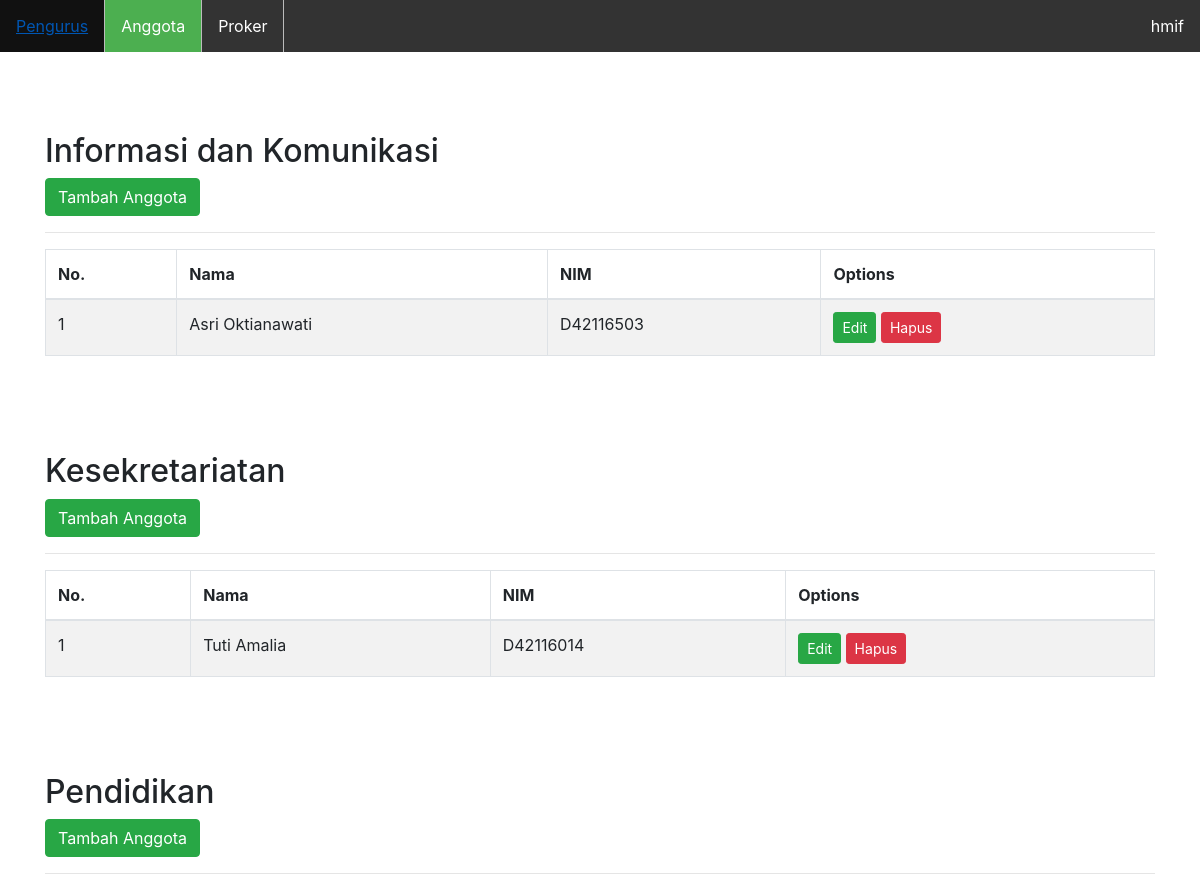
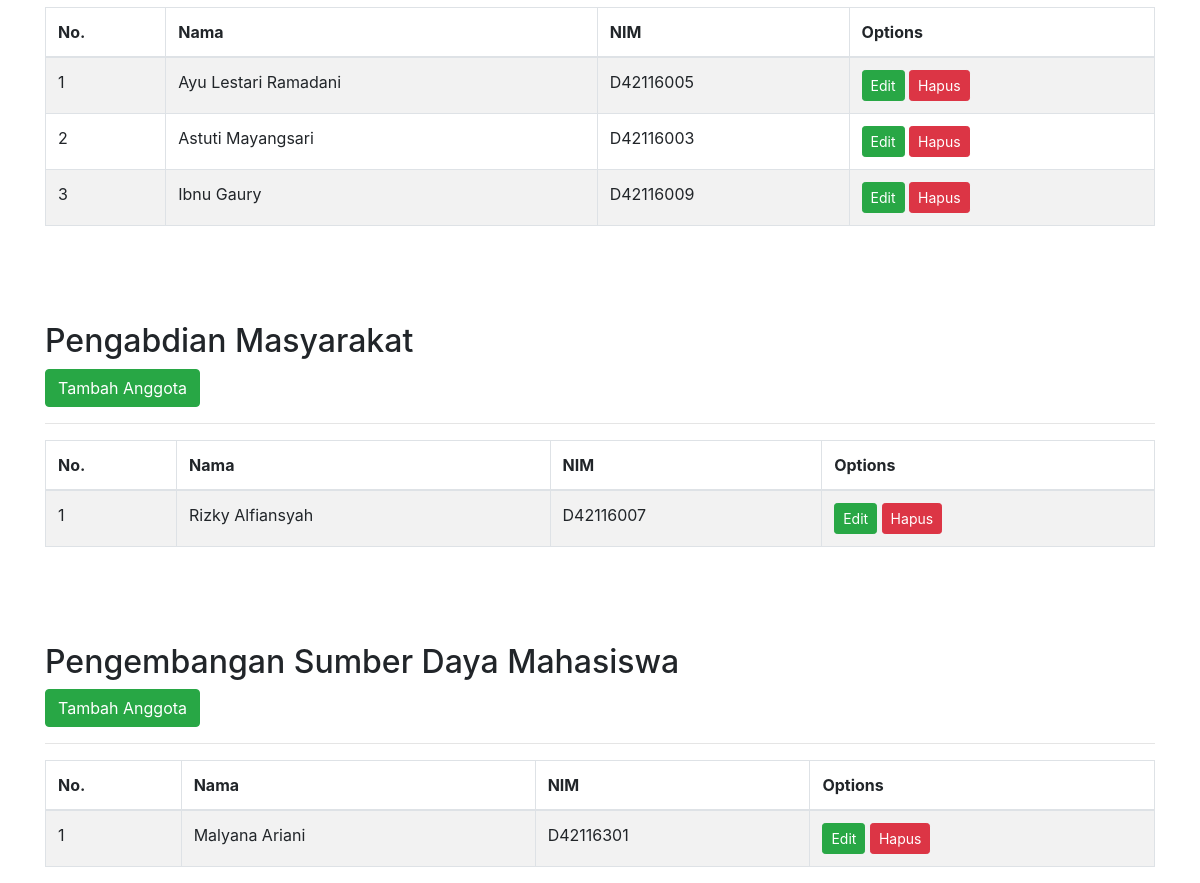
The page /index.php/hmif/anggota on the database its author committed (2 pictures, top to bottom).
### tables this page shows
CREATE TABLE IF NOT EXISTS `infokom` (
  `id_hmif` int(11) NOT NULL AUTO_INCREMENT,
  `nama_hmif` varchar(50) NOT NULL,
  `nim_hmif` varchar(10) NOT NULL,
  PRIMARY KEY (`id_hmif`)
);

CREATE TABLE IF NOT EXISTS `kesek` (
  `id_hmif` int(11) NOT NULL AUTO_INCREMENT,
  `nama_hmif` varchar(50) NOT NULL,
  `nim_hmif` varchar(10) NOT NULL,
  PRIMARY KEY (`id_hmif`)
);

CREATE TABLE IF NOT EXISTS `pendidikan` (
  `id_hmif` int(11) NOT NULL AUTO_INCREMENT,
  `nama_hmif` varchar(50) NOT NULL,
  `nim_hmif` varchar(10) NOT NULL,
  PRIMARY KEY (`id_hmif`)
);

CREATE TABLE IF NOT EXISTS `pengmas` (
  `id_hmif` int(11) NOT NULL AUTO_INCREMENT,
  `nama_hmif` varchar(50) NOT NULL,
  `nim_hmif` varchar(10) NOT NULL,
  PRIMARY KEY (`id_hmif`)
);

CREATE TABLE IF NOT EXISTS `psdm` (
  `id_hmif` int(11) NOT NULL AUTO_INCREMENT,
  `nama_hmif` varchar(50) NOT NULL,
  `nim_hmif` varchar(10) NOT NULL,
  PRIMARY KEY (`id_hmif`)
);

### application/controllers/hmif.php (called while the page is built, shortened)
<?php
class Hmif extends CI_Controller {
	public function __construct(){
		$this->load->model('model_hmif');
	}
	public function anggota(){
		$title = ['title'=> "Anggota Kompartemen",
		'infokom'=> $this->model_hmif->getAllData('infokom'),
		'kesek'=> $this->model_hmif->getAllData('kesek'),
		'pengmas'=> $this->model_hmif->getAllData('pengmas'),
		'pendidikan'=> $this->model_hmif->getAllData('pendidikan'),
		'psdm'=> $this->model_hmif->getAllData('psdm')
		];
		$this->load->view('admin_anggota', $title);
	}
}

### index.php (called while the page is built, shortened)
<?php
require_once BASEPATH.'core/CodeIgniter.php';

### application/models/model_hmif.php (called while the page is built, shortened)
<?php
class Model_hmif extends CI_model{
	public function getAllData($table_name){
		$data = $this->db->get($table_name);
		return $data->result_array();
	}
}

### application/views/admin_anggota.php (the view, shortened to what this page needs)
?><!DOCTYPE html>
<html lang="en">
<head>
	<link rel="stylesheet" type="text/css" href="https://cdnjs.cloudflare.com/ajax/libs/twitter-bootstrap/4.1.1/css/bootstrap.min.css">
	<link rel="stylesheet" type="text/css" href="https://cdn.datatables.net/1.10.16/css/dataTables.bootstrap4.min.css">
</head>
<body>
	<nav>
		<ul>
			<li><a href="<?php echo site_url('hmif/admin')?>">Pengurus</a></li>
			<li><a class="active" href="<?php echo site_url('hmif/anggota')?>">Anggota</a></li>
			<li><a href="<?php echo site_url('hmif/proker')?>">Proker</a></li>
			<li style="float:right"><a href="#">hmif</a></li>
		</ul>
	</nav>
	<div class="container" style="margin-top: 80px">
		<h2>Informasi dan Komunikasi</h1>
		<a href="<?php echo site_url('hmif/tambahinfokom')?>" class="btn btn-md btn-success">Tambah Anggota</a>
		<hr>
		<div class="table-responsive">
			<table id="table" class="table table-striped table-bordered table-hover">
				<thead>
					<tr>
						<th>No.</th>
						<th>Nama</th>
						<th>NIM</th>
						<th>Options</th>
					</tr>
				</thead>
				<tbody>
					<?php
					$no = 1;
					foreach($infokom as $hasil){
						?>
						<tr>
							<td><?php echo $no++ ?></td>
							<td><?php echo $hasil['nama_hmif'] ?></td>
							<td><?php echo $hasil['nim_hmif'] ?></td>
							<td>
								<a href="<?php echo site_url('hmif/editinfokom/'.$hasil['id_hmif']) ?>" class="btn btn-sm btn-success">Edit</a>
								<a href="<?php echo site_url('hmif/deleteinfokom/'.$hasil['id_hmif']) ?>" class="btn btn-sm btn-danger">Hapus</a>
							</td>
						</tr>
						<?php } ?>
					</tbody>
				</table>
			</div>
		</div>
	<div class="container" style="margin-top: 80px">
		<h2>Kesekretariatan</h1>
		<a href="<?php echo site_url('hmif/tambahkesek')?>" class="btn btn-md btn-success">Tambah Anggota</a>
		<hr>
		<div class="table-responsive">
			<table id="table1" class="table table-striped table-bordered table-hover">
				<thead>
					<tr>
						<th>No.</th>
						<th>Nama</th>
						<th>NIM</th>
						<th>Options</th>
					</tr>
				</thead>
				<tbody>
					<?php
					$no = 1;
					foreach($kesek as $hasil){
						?>
						<tr>
							<td><?php echo $no++ ?></td>
							<td><?php echo $hasil['nama_hmif'] ?></td>
							<td><?php echo $hasil['nim_hmif'] ?></td>
							<td>
								<a href="<?php echo site_url('hmif/editkesek/'.$hasil['id_hmif']) ?>" class="btn btn-sm btn-success">Edit</a>
								<a href="<?php echo site_url('hmif/deletekesek/'.$hasil['id_hmif']) ?>" class="btn btn-sm btn-danger">Hapus</a>
							</td>
						</tr>
						<?php } ?>
					</tbody>
				</table>
			</div>
		</div>
	<div class="container" style="margin-top: 80px">
		<h2>Pendidikan</h1>
		<a href="<?php echo site_url('hmif/tambahpendidikan')?>" class="btn btn-md btn-success">Tambah Anggota</a>
		<hr>
		<div class="table-responsive">
			<table id="table2" class="table table-striped table-bordered table-hover">
				<thead>
					<tr>
						<th>No.</th>
						<th>Nama</th>
						<th>NIM</th>
						<th>Options</th>
					</tr>
				</thead>
				<tbody>
					<?php
					$no = 1;
					foreach($pendidikan as $hasil){
						?>
						<tr>
							<td><?php echo $no++ ?></td>
							<td><?php echo $hasil['nama_hmif'] ?></td>
							<td><?php echo $hasil['nim_hmif'] ?></td>
							<td>
								<a href="<?php echo site_url('hmif/editpendidikan/'.$hasil['id_hmif']) ?>" class="btn btn-sm btn-success">Edit</a>
								<a href="<?php echo site_url('hmif/deletependidikan/'.$hasil['id_hmif']) ?>" class="btn btn-sm btn-danger">Hapus</a>
							</td>
						</tr>
						<?php } ?>
					</tbody>
				</table>
			</div>
		</div>
	<div class="container" style="margin-top: 80px">
		<h2>Pengabdian Masyarakat</h1>
		<a href="<?php echo site_url('hmif/tambahpengmas')?>" class="btn btn-md btn-success">Tambah Anggota</a>
		<hr>
		<div class="table-responsive">
			<table id="table3" class="table table-striped table-bordered table-hover">
				<thead>
					<tr>
						<th>No.</th>
						<th>Nama</th>
						<th>NIM</th>
						<th>Options</th>
					</tr>
				</thead>
				<tbody>
					<?php
					$no = 1;
					foreach($pengmas as $hasil){
						?>
						<tr>
							<td><?php echo $no++ ?></td>
							<td><?php echo $hasil['nama_hmif'] ?></td>
							<td><?php echo $hasil['nim_hmif'] ?></td>
							<td>
								<a href="<?php echo site_url('hmif/editpengmas/'.$hasil['id_hmif']) ?>" class="btn btn-sm btn-success">Edit</a>
								<a href="<?php echo site_url('hmif/deletepengmas/'.$hasil['id_hmif']) ?>" class="btn btn-sm btn-danger">Hapus</a>
							</td>
						</tr>
						<?php } ?>
					</tbody>
				</table>
			</div>
		</div>
	<div class="container" style="margin-top: 80px">
		<h2>Pengembangan Sumber Daya Mahasiswa</h1>
		<a href="<?php echo site_url('hmif/tambahpsdm')?>" class="btn btn-md btn-success">Tambah Anggota</a>
		<hr>
		<div class="table-responsive">
			<table id="table4" class="table table-striped table-bordered table-hover">
				<thead>
					<tr>
						<th>No.</th>
						<th>Nama</th>
						<th>NIM</th>
						<th>Options</th>
					</tr>
				</thead>
				<tbody>
					<?php
					$no = 1;
					foreach($psdm as $hasil){
						?>
						<tr>
							<td><?php echo $no++ ?></td>
							<td><?php echo $hasil['nama_hmif'] ?></td>
							<td><?php echo $hasil['nim_hmif'] ?></td>
							<td>
								<a href="<?php echo site_url('hmif/editpsdm/'.$hasil['id_hmif']) ?>" class="btn btn-sm btn-success">Edit</a>
								<a href="<?php echo site_url('hmif/deletepsdm/'.$hasil['id_hmif']) ?>" class="btn btn-sm btn-danger">Hapus</a>
							</td>
						</tr>
						<?php } ?>
					</tbody>
				</table>
			</div>
		</div>
	</body>
	</html>

### application/views/admin_anggota.php (style rules this page uses)
ul { list-style-type: none; margin: 0; padding: 0; overflow: hidden; background-color: #333; }
li { float: left; border-right:1px solid #bbb; }
li:last-child { border-right: none; }
li a { display: block; color: white; text-align: center; padding: 14px 16px; text-decoration: none; }
.active { background-color: #4CAF50; }

### rows shown on the page
infokom: nama_hmif "Asri Oktianawati", nim_hmif "D42116503"
kesek: nama_hmif "Tuti Amalia", nim_hmif "D42116014"
pendidikan: nama_hmif "Ayu Lestari Ramadani", nim_hmif "D42116005"
pendidikan: nama_hmif "Astuti Mayangsari", nim_hmif "D42116003"
pendidikan: nama_hmif "Ibnu Gaury", nim_hmif "D42116009"
pengmas: nama_hmif "Rizky Alfiansyah", nim_hmif "D42116007"
psdm: nama_hmif "Malyana Ariani", nim_hmif "D42116301"
